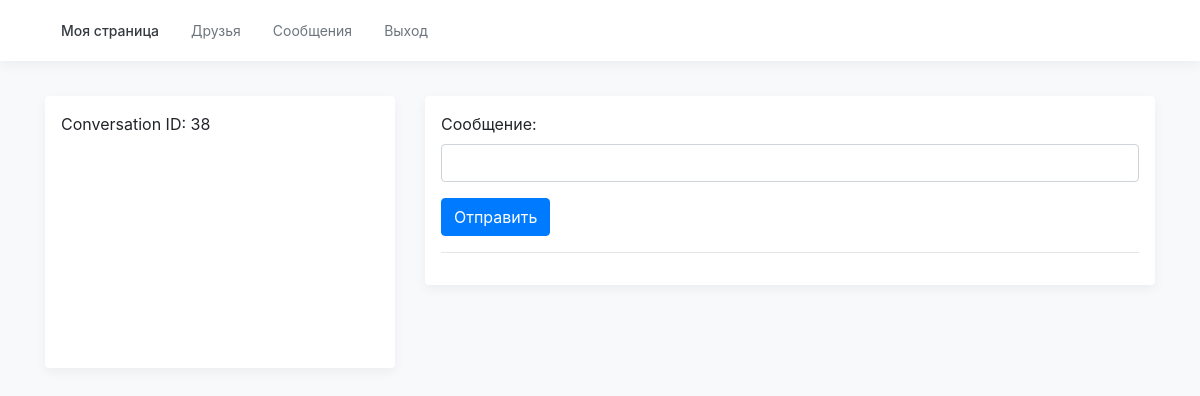
Before: /index.php?controller=index&action=conversation&c_id=38 (signed in) with the older database file.
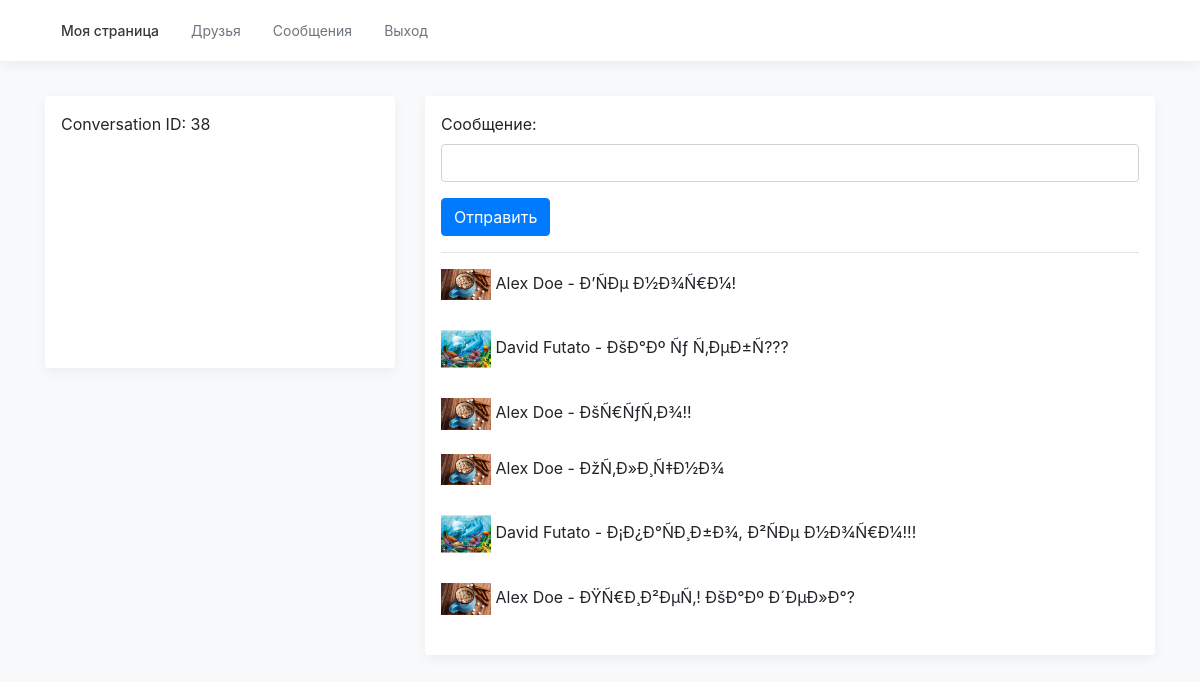
After: the same page with the newer database file.
### tables this page shows
CREATE TABLE `conversation_reply` (
  `cr_id` int(11) NOT NULL,
  `reply` varchar(255) NOT NULL,
  `user_id_fk` varchar(255) NOT NULL,
  `ip` varchar(255) NOT NULL,
  `thetime` varchar(255) NOT NULL,
  `c_id_fk` varchar(255) NOT NULL
);

CREATE TABLE `userinfo` (
  `id` int(11) NOT NULL,
  `user_id` int(11) NOT NULL,
  `first_name` varchar(255) NOT NULL,
  `last_name` varchar(255) NOT NULL,
  `age` varchar(255) NOT NULL,
  `country` varchar(255) NOT NULL,
  `city` varchar(255) NOT NULL,
  `gender` varchar(255) NOT NULL,
  `education` varchar(255) NOT NULL,
  `about` text NOT NULL,
  `user_picture` varchar(255) NOT NULL
);

### controllers/index_controller.php (called while the page is built, shortened)
<?php
include('models/model.php');
  class IndexController {
public function conversation () {
  include('connection.php');
  $messages = new Conversations ();
  $messages->pdo = $pdo;
  $c_id = $_GET['c_id'];
  $allmessages = $messages->messages ($c_id);
  require_once('views/pages/conversation.php');
}
    }
?>

### index.php (called while the page is built, shortened)
<?php
  require_once('views/layout.php');
?>

### models/model.php (called while the page is built, shortened)
<?php
class Conversations {
    public $pdo;
public function messages ($c_id) {
    $sql = 'SELECT * FROM conversation_reply WHERE c_id_fk=:cid Order by cr_id DESC';
    $stmt = $this->pdo->prepare($sql);
    $stmt->execute([
        'cid' => $c_id
        ]);
    $posts = $stmt->fetchAll();
    return $posts;
}
}

### views/pages/conversation.php (the view, shortened to what this page needs)
<?php
include('views/header.php');
?>
<main role="main" class="container">
<br>
<div class="row">
<div class="col-md-4">
<div class="my-3 p-3 bg-white rounded box-shadow">
<?php echo 'Conversation ID: ' . $c_id; ?>
<br><br><br><br><br><br><br><br><br><br>
</div>
</div>
<div class="col-md-8">
<div class="my-3 p-3 bg-white rounded box-shadow">
<form action = "" method = "post">
<div class="form-group">
<label for="exampleInputEmail1">Сообщение: </label>
<input type="text" class="form-control" name="message" id="exampleInputEmail1" aria-describedby="emailHelp" placeholder="">
</div>
<input type="submit" class="btn btn-primary" name="create" value="Отправить">
</form>
<hr>
<?php
foreach($allmessages as $key => $val) {
    $query = 'SELECT first_name, last_name, user_picture FROM userinfo WHERE user_id = :user_id';
    $stmt = $pdo->prepare($query);
    $stmt->execute([
        'user_id' => $val['user_id_fk']
        ]);
    $userinfo = $stmt->fetch();
echo '<img src="images/' . $userinfo['user_picture'] . '" hight="50" width="50">' . ' ' .  $userinfo['first_name'] . ' ' . $userinfo['last_name'] . '';
    echo  ' - ' . $val['reply'];
    echo '<br><br>';
}
?>
</div>
</main>

Changed rows visible on the page:
added conversation_reply: userinfo.user_picture (picture), userinfo.first_name "Alex", userinfo.last_name "Doe", reply "Ð’ÑÐµ Ð½Ð¾Ñ€Ð¼!"
added conversation_reply: userinfo.user_picture (picture), userinfo.first_name "David", userinfo.last_name "Futato", reply "ÐšÐ°Ðº Ñƒ Ñ‚ÐµÐ±Ñ???"
added conversation_reply: userinfo.user_picture (picture), userinfo.first_name "Alex", userinfo.last_name "Doe", reply "ÐšÑ€ÑƒÑ‚Ð¾!!"
added conversation_reply: userinfo.user_picture (picture), userinfo.first_name "Alex", userinfo.last_name "Doe", reply "ÐžÑ‚Ð»Ð¸Ñ‡Ð½Ð¾"
added conversation_reply: userinfo.user_picture (picture), userinfo.first_name "David", userinfo.last_name "Futato", reply "Ð¡Ð¿Ð°ÑÐ¸Ð±Ð¾, Ð²ÑÐµ Ð½Ð¾Ñ€Ð¼!!!"
added conversation_reply: userinfo.user_picture (picture), userinfo.first_name "Alex", userinfo.last_name "Doe", reply "ÐŸÑ€Ð¸Ð²ÐµÑ‚! ÐšÐ°Ðº Ð´ÐµÐ»Ð°?"
